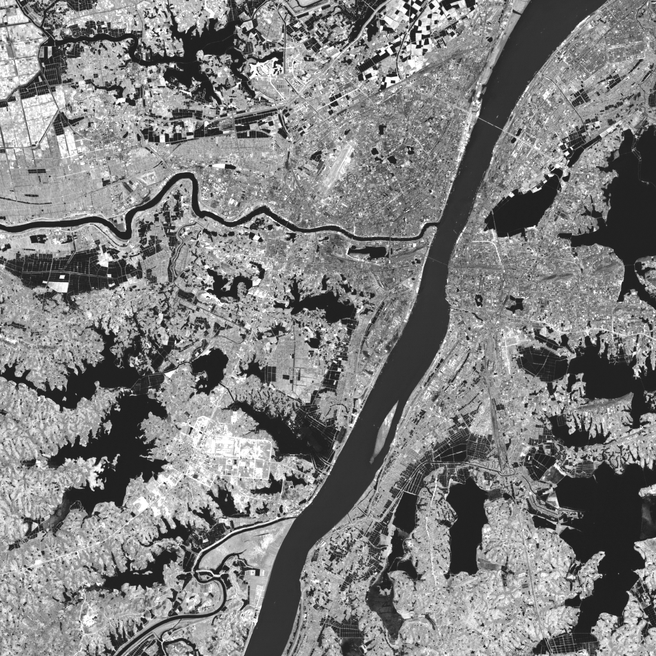
//> input picture DigitalImageProcessing/BasicDIP/ImageRotation/image.bmp, 656 x 656 px, shrunk from 1024 x 1024 before the run
$ ./ImageRotation   (built with g++ and OpenCV 4)
//> lines starting //> are read from the running program, lines starting //| are printed output that depends on the picture
/**
 * @file ImageRotation.cpp
 * @author Xiang Zheng
 * @date 2017.12.27
 * @brief The program completes the rotation of the image
 * @note Here the image rotation origin is the image central point
 */
#include<iostream>
#include<cmath>
#include<opencv2\opencv.hpp>
using namespace std;
using namespace cv;
int main() {
    const char* input_file_name = "image.bmp";          /**< @variable input_file_name input file name */
    const char* output_file_name = "result.bmp";        /**< @variable output_file_name output file name */
    const double PI = 3.141592653589793;                /**< @variable PI circular contant */
    const unsigned char zero = 0;                       /**< @variable zero zero of the unsigned-char-type */

    Mat img = imread(input_file_name, 0);               /**< @variable img input iamge */
//> img is the input picture: 656 rows x 656 cols, CV_8UC1; min 7, max 255, mean 127.7
	if (img.empty()) {
		cout << "Can't open file!\n";
		exit(EXIT_FAILURE);
	}
    unsigned char* raw_image = img.data;                /**< @variable raw_image pointer to the input image data */
    int width = img.cols;                               /**< @variable input image width */
//> width = 656
    int height = img.rows;                              /**< @variable input image height */
//> height = 656
    double degree;                                      /**< @variable degree clockwise rotation angle in degree */
	cin >> degree;
//> the answer given: 45
    double theta = degree / 180.0*PI;                   /**< @variable theta clockwise rotation angle in radian */
    /**< @variable output image width */
	int nwidth = static_cast<int>(width*cos(theta) + height * sin(theta));
//> nwidth = 927
    /**< @variable output image height */
	int nheight = static_cast<int>(width*sin(theta) + height * cos(theta));
//> nheight = 927
    Mat new_img;                                        /**< @variable new_img output image */
	new_img.create(nheight, nwidth, CV_8UC1);
    unsigned char* rotation_image = new_img.data;       /**< @variable rotation_image pointer to the output image data */

    /**< @variable rotation_offset_1 rotation offset constant 1 */
	double rotation_offset_1 = -0.5*(nwidth - 1)*cos(theta) - 0.5*(nheight - 1)*sin(theta) + 0.5*(width - 1);
//> rotation_offset_1 = -327.3
	/**< @variable rotation_offset_2 rotation offset constant 2 */
	double rotation_offset_2 = 0.5*(nwidth - 1)*sin(theta) - 0.5*(nheight - 1)*cos(theta) + 0.5*(height - 1);
//> rotation_offset_2 = 327.5

	int x0, y0;
	for (int i = 0; i < nheight; i++) {
		for (int j = 0; j < nwidth; j++) {
			x0 = static_cast<int>(i*cos(theta) - j * sin(theta) + rotation_offset_2 + 0.5);
			y0 = static_cast<int>(i*sin(theta) + j * cos(theta) + rotation_offset_1 + 0.5);
			if (x0 >= 0 && x0 < height&&y0 >= 0 && y0 < width) {
                /**< @brief rotate the pixel gray value */
				rotation_image[i*nwidth + j] = raw_image[x0*width + y0];
			}
			else {
                /**< @brief set the pixel gray value to zero */
				rotation_image[i*nwidth + j] = zero;
			}
		}
	}
//> this loop made 927 passes
//> (x0, y0) on passes 1 to 3: (-326, 328), (-326, 328), (-325, 329)
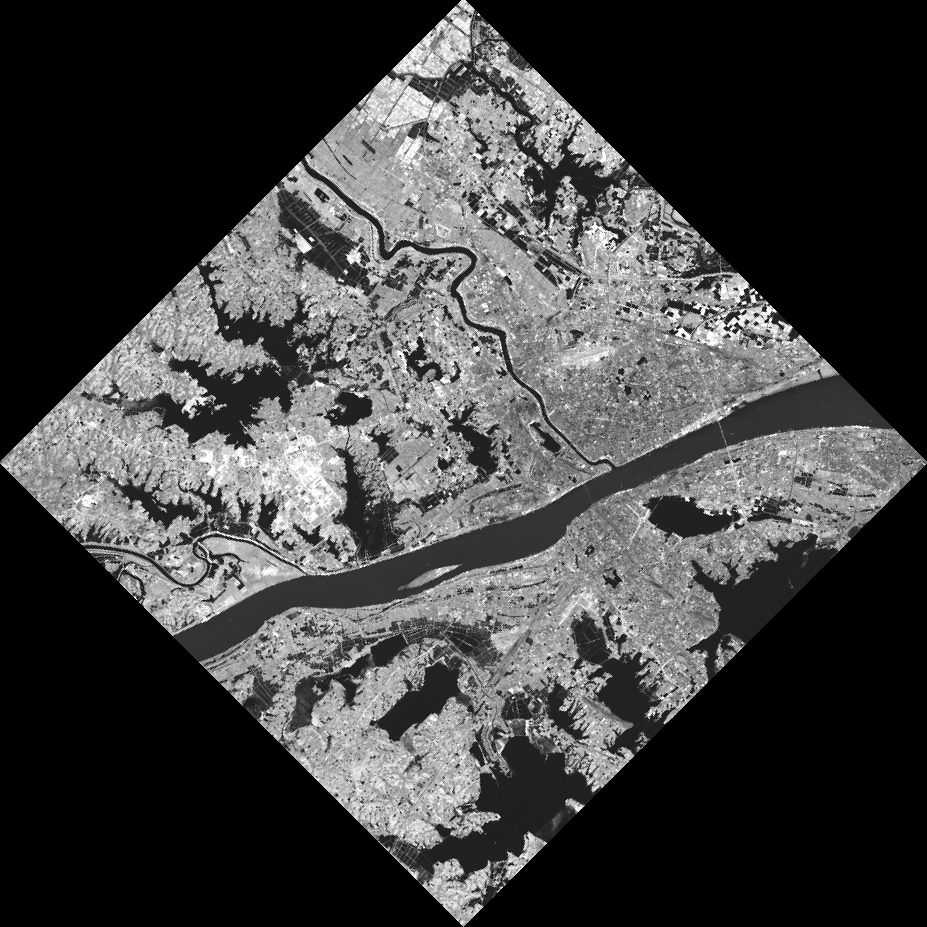
//> new_img: 927 rows x 927 cols, CV_8UC1; min 0, max 255, mean 64.1
//> after the loop, x0 = 328; y0 = 982

    /**< @brief display and save the output image */
	namedWindow("display");
	imshow("display", new_img);
	imwrite(output_file_name, new_img);
	waitKey(0);
	return 0;
}
